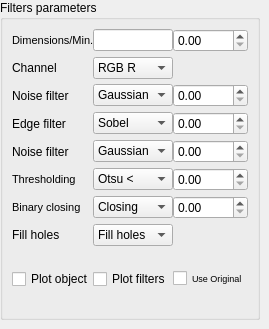
        <widget class="QWidget" name="tab_7">
         <attribute name="title">
          <string>Original</string>
         </attribute>
         <widget class="QGroupBox" name="groupBox">
          <property name="geometry">
           <rect>
            <x>0</x>
            <y>0</y>
            <width>260</width>
            <height>320</height>
           </rect>
          </property>
          <property name="sizePolicy">
           <sizepolicy hsizetype="Minimum" vsizetype="Minimum">
            <horstretch>0</horstretch>
            <verstretch>0</verstretch>
           </sizepolicy>
          </property>
          <property name="minimumSize">
           <size>
            <width>260</width>
            <height>320</height>
           </size>
          </property>
          <property name="maximumSize">
           <size>
            <width>260</width>
            <height>320</height>
           </size>
          </property>
          <property name="title">
           <string>Filters parameters</string>
          </property>
          <layout class="QGridLayout" name="gridLayout_2">
           <property name="spacing">
            <number>5</number>
           </property>
           <item row="5" column="0">
            <widget class="QLabel" name="thresholdingLabel">
             <property name="minimumSize">
              <size>
               <width>120</width>
               <height>0</height>
              </size>
             </property>
             <property name="maximumSize">
              <size>
               <width>150</width>
               <height>16777215</height>
              </size>
             </property>
             <property name="font">
              <font>
               <pointsize>8</pointsize>
              </font>
             </property>
             <property name="text">
              <string>&lt;html&gt;&lt;head/&gt;&lt;body&gt;&lt;p&gt;&lt;span style=&quot; font-size:8pt;&quot;&gt;Thresholding&lt;/span&gt;&lt;/p&gt;&lt;/body&gt;&lt;/html&gt;</string>
             </property>
            </widget>
           </item>
           <item row="5" column="1">
            <widget class="QComboBox" name="thresholdingComboBox">
             <property name="minimumSize">
              <size>
               <width>80</width>
               <height>0</height>
              </size>
             </property>
             <property name="maximumSize">
              <size>
               <width>80</width>
               <height>16777215</height>
              </size>
             </property>
             <item>
              <property name="text">
               <string>Otsu &lt;</string>
              </property>
             </item>
             <item>
              <property name="text">
               <string>Otsu &gt;</string>
              </property>
             </item>
             <item>
              <property name="text">
               <string>Yen &lt;</string>
              </property>
             </item>
             <item>
              <property name="text">
               <string>Yen &gt;</string>
              </property>
             </item>
             <item>
              <property name="text">
               <string>Manual &lt;</string>
              </property>
             </item>
             <item>
              <property name="text">
               <string>Manual &gt;</string>
              </property>
             </item>
             <item>
              <property name="text">
               <string>Mean &lt;</string>
              </property>
             </item>
             <item>
              <property name="text">
               <string>Mean &gt;</string>
              </property>
             </item>
             <item>
              <property name="text">
               <string>Minimum &lt;</string>
              </property>
             </item>
             <item>
              <property name="text">
               <string>Minimum &gt;</string>
              </property>
             </item>
             <item>
              <property name="text">
               <string>None</string>
              </property>
             </item>
            </widget>
           </item>
           <item row="9" column="0">
            <widget class="QCheckBox" name="plotObjectsCheckBox">
             <property name="font">
              <font>
               <pointsize>9</pointsize>
              </font>
             </property>
             <property name="text">
              <string>Plot objects</string>
             </property>
            </widget>
           </item>
           <item row="4" column="0">
            <widget class="QLabel" name="noise2FilterLabel">
             <property name="text">
              <string>Noise filter</string>
             </property>
            </widget>
           </item>
           <item row="0" column="1">
            <widget class="QLineEdit" name="dimensionsLineEdit">
             <property name="minimumSize">
              <size>
               <width>80</width>
               <height>0</height>
              </size>
             </property>
             <property name="maximumSize">
              <size>
               <width>80</width>
               <height>16777215</height>
              </size>
             </property>
             <property name="readOnly">
              <bool>true</bool>
             </property>
            </widget>
           </item>
           <item row="7" column="1">
            <widget class="QComboBox" name="fillingHolesComboBox">
             <property name="minimumSize">
              <size>
               <width>80</width>
               <height>0</height>
              </size>
             </property>
             <property name="maximumSize">
              <size>
               <width>80</width>
               <height>16777215</height>
              </size>
             </property>
             <item>
              <property name="text">
               <string>Fill holes</string>
              </property>
             </item>
             <item>
              <property name="text">
               <string>None</string>
              </property>
             </item>
            </widget>
           </item>
           <item row="2" column="0">
            <widget class="QLabel" name="noiseFilterLabel">
             <property name="text">
              <string>Noise filter</string>
             </property>
            </widget>
           </item>
           <item row="3" column="0">
            <widget class="QLabel" name="edgeFilterLabel">
             <property name="text">
              <string>Edge filter</string>
             </property>
            </widget>
           </item>
           <item row="7" column="0">
            <widget class="QLabel" name="fillHolesLabel">
             <property name="text">
              <string>Fill holes</string>
             </property>
            </widget>
           </item>
           <item row="3" column="1">
            <widget class="QComboBox" name="edgeComboBox">
             <property name="minimumSize">
              <size>
               <width>80</width>
               <height>0</height>
              </size>
             </property>
             <property name="maximumSize">
              <size>
               <width>80</width>
               <height>16777215</height>
              </size>
             </property>
             <item>
              <property name="text">
               <string>Sobel</string>
              </property>
             </item>
             <item>
              <property name="text">
               <string>Canny</string>
              </property>
             </item>
             <item>
              <property name="text">
               <string>Entropy</string>
              </property>
             </item>
             <item>
              <property name="text">
               <string>Background</string>
              </property>
             </item>
             <item>
              <property name="text">
               <string>None</string>
              </property>
             </item>
            </widget>
           </item>
           <item row="13" column="1">
            <spacer name="verticalSpacer_2">
             <property name="orientation">
              <enum>Qt::Vertical</enum>
             </property>
             <property name="sizeHint" stdset="0">
              <size>
               <width>20</width>
               <height>40</height>
              </size>
             </property>
            </spacer>
           </item>
           <item row="1" column="1">
            <widget class="QComboBox" name="channelComboBox">
             <property name="minimumSize">
              <size>
               <width>80</width>
               <height>0</height>
              </size>
             </property>
             <property name="maximumSize">
              <size>
               <width>80</width>
               <height>16777215</height>
              </size>
             </property>
             <item>
              <property name="text">
               <string>RGB R</string>
              </property>
             </item>
             <item>
              <property name="text">
               <string>RGB G</string>
              </property>
             </item>
             <item>
              <property name="text">
               <string>RGB B</string>
              </property>
             </item>
             <item>
              <property name="text">
               <string>HSV H</string>
              </property>
             </item>
             <item>
              <property name="text">
               <string>HSV S</string>
              </property>
             </item>
             <item>
              <property name="text">
               <string>HSV V</string>
              </property>
             </item>
             <item>
              <property name="text">
               <string>Gray eye</string>
              </property>
             </item>
             <item>
              <property name="text">
               <string>Gray equal</string>
              </property>
             </item>
             <item>
              <property name="text">
               <string>Normalised</string>
              </property>
             </item>
             <item>
              <property name="text">
               <string>Original</string>
              </property>
             </item>
            </widget>
           </item>
           <item row="2" column="1">
            <widget class="QComboBox" name="noiseComboBox">
             <property name="minimumSize">
              <size>
               <width>80</width>
               <height>0</height>
              </size>
             </property>
             <property name="maximumSize">
              <size>
               <width>80</width>
               <height>16777215</height>
              </size>
             </property>
             <item>
              <property name="text">
               <string>Gaussian</string>
              </property>
             </item>
             <item>
              <property name="text">
               <string>Median</string>
              </property>
             </item>
             <item>
              <property name="text">
               <string>Mean</string>
              </property>
             </item>
             <item>
              <property name="text">
               <string>None</string>
              </property>
             </item>
            </widget>
           </item>
           <item row="4" column="1">
            <widget class="QComboBox" name="noise2ComboBox">
             <property name="minimumSize">
              <size>
               <width>80</width>
               <height>0</height>
              </size>
             </property>
             <property name="maximumSize">
              <size>
               <width>80</width>
               <height>16777215</height>
              </size>
             </property>
             <item>
              <property name="text">
               <string>Gaussian</string>
              </property>
             </item>
             <item>
              <property name="text">
               <string>Median</string>
              </property>
             </item>
             <item>
              <property name="text">
               <string>Mean</string>
              </property>
             </item>
             <item>
              <property name="text">
               <string>None</string>
              </property>
             </item>
            </widget>
           </item>
           <item row="8" column="0">
            <spacer name="verticalSpacer_8">
             <property name="orientation">
              <enum>Qt::Vertical</enum>
             </property>
             <property name="sizeHint" stdset="0">
              <size>
               <width>20</width>
               <height>40</height>
              </size>
             </property>
            </spacer>
           </item>
           <item row="6" column="1">
            <widget class="QComboBox" name="binClosingComboBox">
             <property name="minimumSize">
              <size>
               <width>80</width>
               <height>0</height>
              </size>
             </property>
             <property name="maximumSize">
              <size>
               <width>80</width>
               <height>16777215</height>
              </size>
             </property>
             <item>
              <property name="text">
               <string>Closing</string>
              </property>
             </item>
             <item>
              <property name="text">
               <string>None</string>
              </property>
             </item>
            </widget>
           </item>
           <item row="13" column="2">
            <spacer name="verticalSpacer_3">
             <property name="orientation">
              <enum>Qt::Vertical</enum>
             </property>
             <property name="sizeHint" stdset="0">
              <size>
               <width>20</width>
               <height>40</height>
              </size>
             </property>
            </spacer>
           </item>
           <item row="6" column="0">
            <widget class="QLabel" name="binClosingLabel">
             <property name="font">
              <font>
               <pointsize>8</pointsize>
              </font>
             </property>
             <property name="text">
              <string>Binary closing</string>
             </property>
            </widget>
           </item>
           <item row="13" column="0">
            <spacer name="verticalSpacer">
             <property name="orientation">
              <enum>Qt::Vertical</enum>
             </property>
             <property name="sizeHint" stdset="0">
              <size>
               <width>20</width>
               <height>40</height>
              </size>
             </property>
            </spacer>
           </item>
           <item row="0" column="0">
            <widget class="QLabel" name="dimensionsLabel">
             <property name="minimumSize">
              <size>
               <width>100</width>
               <height>0</height>
              </size>
             </property>
             <property name="maximumSize">
              <size>
               <width>110</width>
               <height>16777215</height>
              </size>
             </property>
             <property name="font">
              <font>
               <pointsize>8</pointsize>
              </font>
             </property>
             <property name="text">
              <string>Dimensions/Min.</string>
             </property>
            </widget>
           </item>
           <item row="1" column="0">
            <widget class="QLabel" name="channelLabel">
             <property name="maximumSize">
              <size>
               <width>90</width>
               <height>16777215</height>
              </size>
             </property>
             <property name="text">
              <string>Channel</string>
             </property>
            </widget>
           </item>
           <item row="9" column="1">
            <widget class="QCheckBox" name="plotFiltersCheckBox">
             <property name="maximumSize">
              <size>
               <width>80</width>
               <height>16777215</height>
              </size>
             </property>
             <property name="font">
              <font>
               <pointsize>9</pointsize>
              </font>
             </property>
             <property name="text">
              <string>Plot filters</string>
             </property>
            </widget>
           </item>
           <item row="0" column="2">
            <widget class="QDoubleSpinBox" name="minRegionSpinbox">
             <property name="maximum">
              <double>100000.000000000000000</double>
             </property>
            </widget>
           </item>
           <item row="2" column="2">
            <widget class="QDoubleSpinBox" name="noiseSpinbox">
             <property name="maximum">
              <double>100000.000000000000000</double>
             </property>
            </widget>
           </item>
           <item row="3" column="2">
            <widget class="QDoubleSpinBox" name="edgeSpinbox">
             <property name="maximum">
              <double>100000.000000000000000</double>
             </property>
            </widget>
           </item>
           <item row="4" column="2">
            <widget class="QDoubleSpinBox" name="noise2Spinbox">
             <property name="maximum">
              <double>100000.000000000000000</double>
             </property>
            </widget>
           </item>
           <item row="5" column="2">
            <widget class="QDoubleSpinBox" name="thresholding_minSpinbox">
             <property name="maximum">
              <double>100000.000000000000000</double>
             </property>
            </widget>
           </item>
           <item row="6" column="2">
            <widget class="QDoubleSpinBox" name="bin_closingSpinbox">
             <property name="maximum">
              <double>100000.000000000000000</double>
             </property>
            </widget>
           </item>
           <item row="9" column="2">
            <widget class="QCheckBox" name="useOriginalCheckBox">
             <property name="font">
              <font>
               <pointsize>7</pointsize>
              </font>
             </property>
             <property name="text">
              <string>Use Original</string>
             </property>
            </widget>
           </item>
          </layout>
         </widget>
        </widget>
